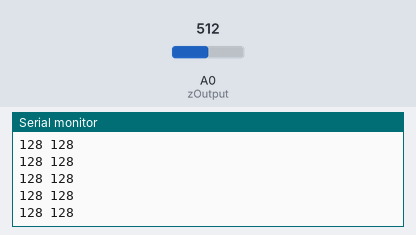
Simulated run of this sketch. Board: Arduino Zero (SAMD21). Parts: the last lines printed to the serial monitor. Inputs (shaded band) come from the test bench; at power-on: A0 (zOutput) = 512.

Above: at 1.2 s.
1.3 s: A0 (zOutput) set to 411
At 1.56 s:
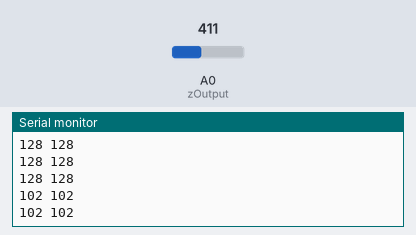
2.8 s: A0 (zOutput) set to 387
At 2.97 s:
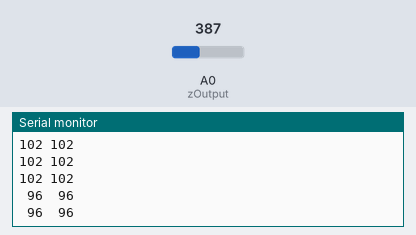
4.7 s: A0 (zOutput) set to 43
At 4.77 s:
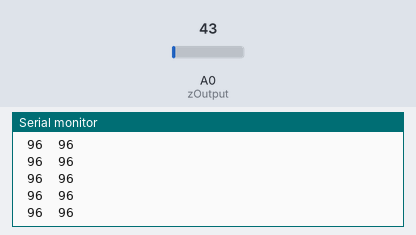
6.2 s: A0 (zOutput) set to 35
At 6.38 s:
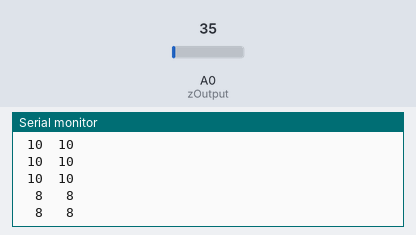

Measured:
- the behaviour switches between 400 and 399 on A0 (zOutput) (found by bisection; images 1 and 2)
- the behaviour switches between 40 and 39 on A0 (zOutput) (found by bisection; images 3 and 4)
- after the input at 1.3 s, the serial monitor: prints a new line after 0.10 s (image 1)
- after the input at 2.8 s, the serial monitor: prints a new line at once (image 2)
- after the input at 6.2 s, the serial monitor: prints a new line at once (image 4)

The sketch:

testbluetooth2x2.ino
```cpp
/*
 * CONNECT TO OUTGOING PORT HC-05 'DEV-B' TO VIEW DATA ON SERIAL MONITOR
 * USE THIS SKETCH ONLY FOR VIEWING SENSOR DATA ON SERIAL MONITOR.....NOT FOR FILE WRITING
 */
int temp; //variable to hold temperature sensor value
long tm,t,d; //variables to record time in seconds
#define BAUD_RATE             9600
#define ROW_COUNT                 2
#define COLUMN_COUNT              2

#define zOutput                  A0

// for deMUX
#define PIN_MUX_CHANNEL_0         2
//#define PIN_MUX_CHANNEL_1       3
//#define PIN_MUX_CHANNEL_2       4
#define PIN_MUX_INHIBIT_1         9 //enable pin for deMUX

//for MUX
#define PIN_MUX_CHANNEL_3         5
//#define PIN_MUX_CHANNEL_4       6
//#define PIN_MUX_CHANNEL_5       7
#define PIN_MUX_INHIBIT_0         8  //inhibit = active low enable. All mux IC enables must be wired to consecutive Arduino pins
//#define PIN_MUX_INHIBIT_1       8

#define ROWS_PER_MUX              8
#define MUX_COUNT                 2
#define CHANNEL_PINS_PER_MUX      1 //changed this

void setup()
{
  analogReference(DEFAULT);

  // put your setup code here, to run once:
  Serial.begin(BAUD_RATE);
  pinMode(zOutput, INPUT);
  //pinMode(zOutput1, INPUT);

  pinMode(PIN_MUX_CHANNEL_0, OUTPUT);
//  pinMode(PIN_MUX_CHANNEL_1, OUTPUT);
//  pinMode(PIN_MUX_CHANNEL_2, OUTPUT);
  pinMode(PIN_MUX_INHIBIT_0, OUTPUT);
  pinMode(PIN_MUX_CHANNEL_3, OUTPUT);
//  pinMode(PIN_MUX_CHANNEL_4, OUTPUT);
//  pinMode(PIN_MUX_CHANNEL_5, OUTPUT); //extra?
  pinMode(PIN_MUX_INHIBIT_1, OUTPUT);
}

void loop()
{
  //temp = analogRead(0); //analog reading temperature sensor values

  //required for converting time to seconds
  tm = millis();
  t = tm/1000;
  d = tm%1000;

  Serial.flush();

  // put your main code here, to run repeatedly:
  for (int i = 0; i < ROW_COUNT; i ++)
  {
    setRow(i);
                             //with SR clks tied, latched outputs are one clock behind
    for (int j = 0; j < COLUMN_COUNT; j++)
    {
      setColumn(j);
      int raw_reading = analogRead(zOutput);
      byte send_reading = (byte) (lowByte(raw_reading >> 2));
      printFixed(send_reading);
      Serial.print(" ");
    }
    Serial.println();
  }
  Serial.println();
  delay(200);

}
void setRow(int row_number)
{
  digitalWrite(PIN_MUX_INHIBIT_0, LOW); // turning the mux on, or HIGH
  digitalWrite(PIN_MUX_INHIBIT_1, LOW);
  for (int i = 0; i < CHANNEL_PINS_PER_MUX; i ++)
  {
    if (bitRead(row_number, i))
    {
      digitalWrite(PIN_MUX_CHANNEL_0 + i, HIGH);
    }
    else
    {
      digitalWrite(PIN_MUX_CHANNEL_0 + i, LOW);
    }
  }
}

void setColumn(int column_number)
{
  for (int i = 0; i < CHANNEL_PINS_PER_MUX; i ++)
  {
    if (bitRead(column_number, i))
    {
      digitalWrite(PIN_MUX_CHANNEL_3 + i, HIGH);
    }
    else
    {
      digitalWrite(PIN_MUX_CHANNEL_3 + i, LOW);
    }
  }
}
void printFixed(byte value)
{
  if (value < 10)
  {
    Serial.print("  ");
  }
  else if (value < 100)
  {
    Serial.print(" ");
  }
  Serial.print(value);
}
```
